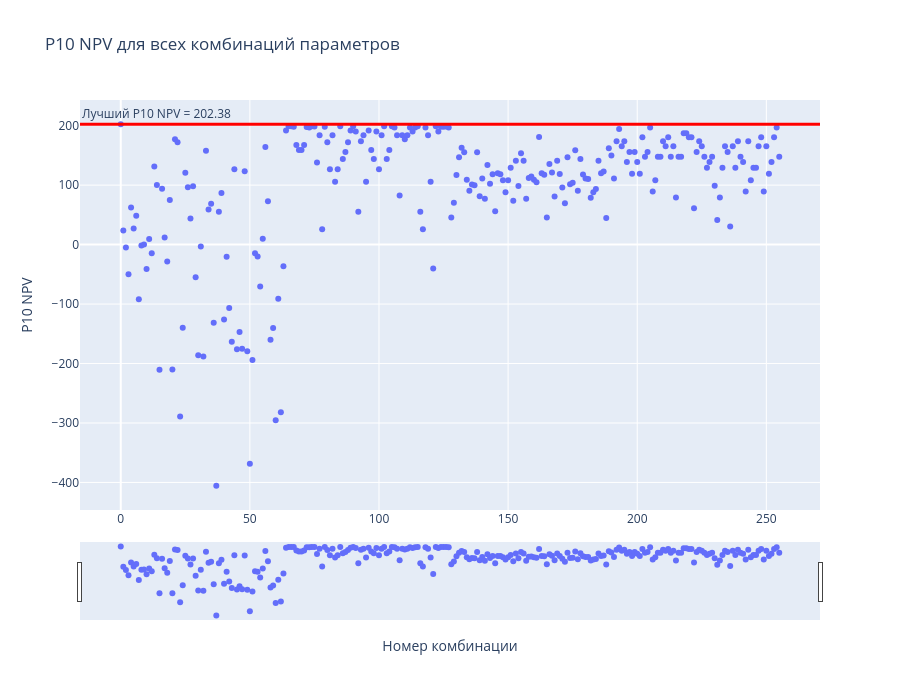

Notebook code cell kept with this figure:
### Code cell
import plotly.express as px

# dataframe
trials_df = study.trials_dataframe()

# номер комбинации
trials_df["combo_id"] = range(len(trials_df))

# лучший NPV из первого блока
best_npv = study.best_trial.value

# график
fig = px.scatter(
    trials_df,
    x="combo_id",
    y="value",

    hover_data={
        "params_wells_to_drill": True,
        "params_facility_size": True,
        "params_plateau_rate_is": True,
        "combo_id": False
    },

    title="P10 NPV для всех комбинаций параметров"
)

# красная линия
fig.add_hline(
    y=best_npv,
    line_color="red",
    line_width=3,
    annotation_text=f"Лучший P10 NPV = {best_npv:.2f}",
    annotation_position="top left"
)

# оформление
fig.update_layout(
    xaxis_title="Номер комбинации",
    yaxis_title="P10 NPV",
    height=700
)

# ползунок
fig.update_xaxes(
    rangeslider_visible=True
)

fig.show()

### Figure 1 — Plotly figure (JSON) as saved in the notebook; plotly's stock layout.template omitted (floating-point values rounded to 4 significant figures; data arrays with more than 128 entries replaced by an {"elided": "..."} marker saying what was removed)
{"data": [{"customdata": {"elided": "256x3 float values"}, "hovertemplate": "value=%{y}<br>params_wells_to_drill=%{customdata[0]}<br>params_facility_size=%{customdata[1]}<br>params_plateau_rate_is=%{customdata[2]}<extra></extra>", "legendgroup": "", "marker": {"color": "#636efa", "symbol": "circle"}, "mode": "markers", "name": "", "orientation": "v", "showlegend": false, "type": "scatter", "x": {"elided": "256 int values"}, "xaxis": "x", "y": {"elided": "256 float values"}, "yaxis": "y"}], "layout": {"annotations": [{"showarrow": false, "text": "Лучший P10 NPV = 202.38", "x": 0, "xanchor": "left", "xref": "x domain", "y": 202.4, "yanchor": "bottom", "yref": "y"}], "height": 700, "legend": {"tracegroupgap": 0}, "shapes": [{"line": {"color": "red", "width": 3}, "type": "line", "x0": 0, "x1": 1, "xref": "x domain", "y0": 202.4, "y1": 202.4, "yref": "y"}], "title": {"text": "P10 NPV для всех комбинаций параметров"}, "xaxis": {"anchor": "y", "domain": [0, 1], "rangeslider": {"visible": true}, "title": {"text": "Номер комбинации"}}, "yaxis": {"anchor": "x", "domain": [0, 1], "title": {"text": "P10 NPV"}}}}
